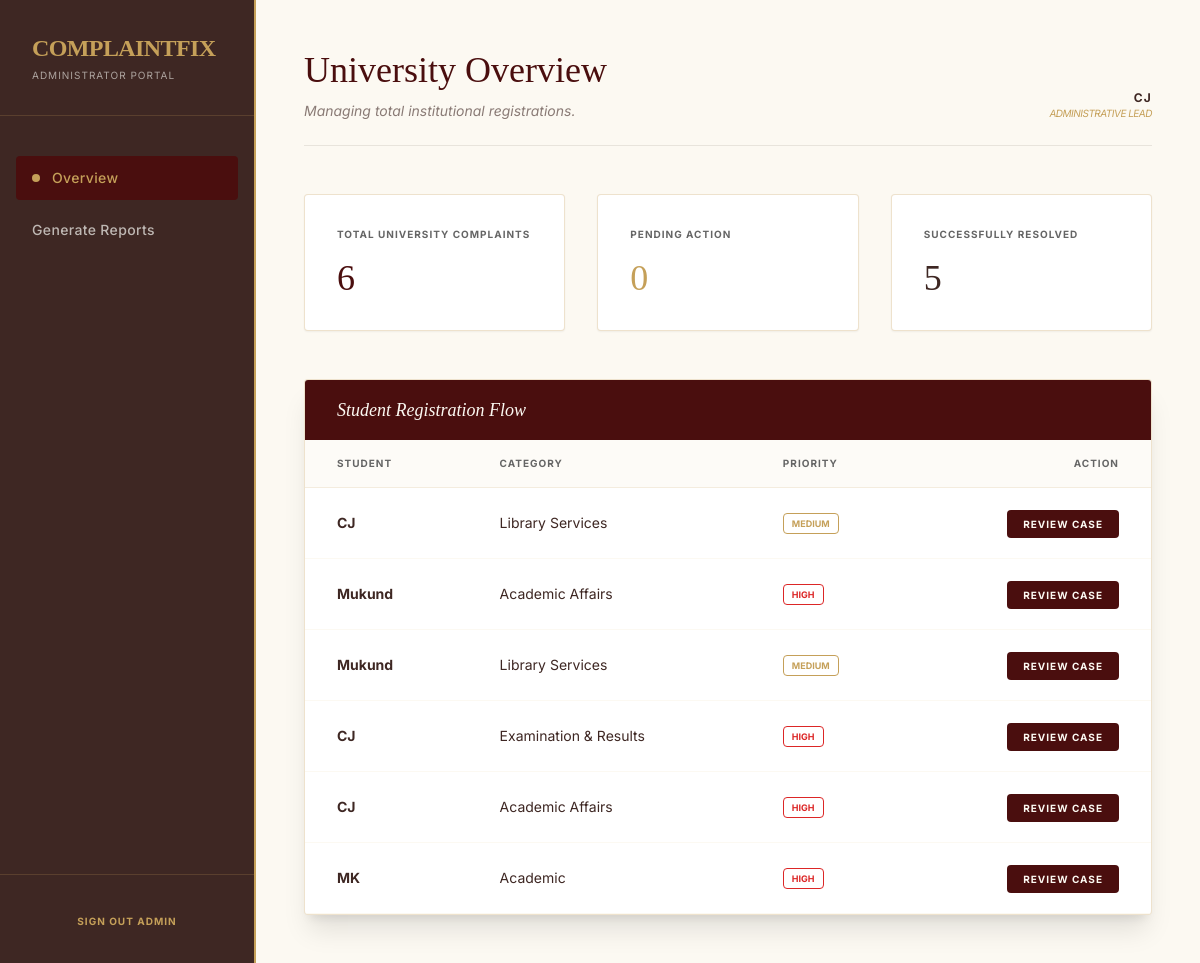
/admin_dashboard.php (signed in), run on the app's committed database.
### tables this page shows
CREATE TABLE `complaints` (
  `complaint_id` int(11) NOT NULL,
  `user_id` int(11) DEFAULT NULL,
  `category` varchar(100) NOT NULL,
  `subject` varchar(150) DEFAULT NULL,
  `description` text NOT NULL,
  `location` varchar(100) DEFAULT NULL,
  `priority` enum('Low','Medium','High') DEFAULT 'Medium',
  `status` enum('Pending','In Progress','Resolved') DEFAULT 'Pending',
  `created_at` date NOT NULL,
  `conclusion` text DEFAULT NULL
);

CREATE TABLE `users` (
  `user_id` int(11) NOT NULL,
  `name` varchar(100) NOT NULL,
  `email` varchar(100) NOT NULL,
  `password` varchar(255) NOT NULL,
  `student_id` varchar(20) DEFAULT NULL,
  `phone_no` varchar(15) DEFAULT NULL,
  `department` varchar(100) DEFAULT NULL,
  `academic_year` varchar(20) DEFAULT NULL,
  `created_at` datetime DEFAULT current_timestamp(),
  `role` varchar(20) DEFAULT 'student'
);

### admin_dashboard.php (the view, shortened to what this page needs)
<?php
include 'db.php';
$stats_query = "SELECT
    COUNT(*) as total,
    SUM(CASE WHEN status = 'Pending' THEN 1 ELSE 0 END) as pending,
    SUM(CASE WHEN status = 'Resolved' THEN 1 ELSE 0 END) as resolved
    FROM complaints";
$stats = $conn->query($stats_query)->fetch_assoc();
$all_query = "SELECT c.*, u.name as student_name FROM complaints c
              JOIN users u ON c.user_id = u.user_id
              ORDER BY c.complaint_id DESC";
$complaints = $conn->query($all_query);
?>
<!DOCTYPE html>
<html lang="en">
<head>
    <script src="https://cdn.tailwindcss.com"></script>
</head>
<body class="flex min-h-screen">
    <aside class="w-64 sidebar text-[#F5F5F0] fixed h-full flex flex-col">
        <div class="p-8 border-b border-[#C5A059]/20">
            <h1 class="text-2xl font-serif text-[#C5A059] font-bold tracking-tight uppercase">ComplaintFix</h1>
            <p class="text-[10px] uppercase tracking-widest opacity-60 mt-1">Administrator Portal</p>
        </div>
        <nav class="flex-1 py-10 px-4 space-y-2">
            <a href="admin_dashboard.php" class="flex items-center gap-3 px-4 py-3 rounded nav-active">
                <div class="w-2 h-2 rounded-full bg-[#C5A059]"></div>
                <span class="text-sm font-medium tracking-wide">Overview</span>
            </a>
            <a href="admin_reports.php" class="flex items-center gap-3 px-4 py-3 rounded opacity-70 hover:opacity-100 transition-all">
                <span class="text-sm font-medium tracking-wide">Generate Reports</span>
            </a>
        </nav>
        <div class="p-8 border-t border-[#C5A059]/20 text-center">
            <a href="logout.php" class="text-[10px] uppercase tracking-widest font-bold text-[#C5A059] hover:underline">Sign Out Admin</a>
        </div>
    </aside>
    <main class="ml-64 flex-1 p-12">
        <header class="mb-12 border-b pb-6 border-[#3E2723]/10 flex justify-between items-end">
            <div>
                <h2 class="text-4xl font-serif text-[#4A0E0E] leading-tight">University Overview</h2>
                <p class="text-[#3E2723] opacity-60 text-sm italic mt-2">Managing total institutional registrations.</p>
            </div>
            <div class="text-right">
                <p class="text-xs font-bold text-[#3E2723] uppercase tracking-widest"><?php echo $_SESSION['admin_name']; ?></p>
                <p class="text-[10px] text-[#C5A059] uppercase tracking-tighter italic">Administrative Lead</p>
            </div>
        </header>
        <section class="grid grid-cols-1 md:grid-cols-3 gap-8 mb-12">
            <div class="bg-white p-8 rounded shadow-sm border border-[#C5A059]/30">
                <p class="text-[10px] uppercase font-bold opacity-60 tracking-widest mb-4">Total University Complaints</p>
                <p class="text-4xl font-serif text-[#4A0E0E]"><?php echo $stats['total']; ?></p>
            </div>
            <div class="bg-white p-8 rounded shadow-sm border border-[#C5A059]/30">
                <p class="text-[10px] uppercase font-bold opacity-60 tracking-widest mb-4">Pending Action</p>
                <p class="text-4xl font-serif text-[#C5A059]"><?php echo $stats['pending'] ?? 0; ?></p>
            </div>
            <div class="bg-white p-8 rounded shadow-sm border border-[#C5A059]/30">
                <p class="text-[10px] uppercase font-bold opacity-60 tracking-widest mb-4">Successfully Resolved</p>
                <p class="text-4xl font-serif text-[#3E2723]"><?php echo $stats['resolved'] ?? 0; ?></p>
            </div>
        </section>
        <section class="bg-white border border-[#C5A059]/30 rounded overflow-hidden shadow-xl">
            <div class="bg-[#4A0E0E] px-8 py-4"><h3 class="text-[#FCF9F2] font-serif italic text-lg">Student Registration Flow</h3></div>
            <table class="w-full text-left border-collapse">
                <thead class="bg-[#FCF9F2] border-b border-[#C5A059]/20 text-[10px] uppercase tracking-widest opacity-60">
                    <tr>
                        <th class="px-8 py-4">Student</th>
                        <th class="px-8 py-4">Category</th>
                        <th class="px-8 py-4">Priority</th>
                        <th class="px-8 py-4 text-right">Action</th>
                    </tr>
                </thead>
                <tbody class="text-sm text-[#3E2723]">
                    <?php while($row = $complaints->fetch_assoc()): ?>
                        <tr class="border-b border-[#FCF9F2] hover:bg-[#FCF9F2]/50 transition-colors">
                            <td class="px-8 py-6 font-bold"><?php echo htmlspecialchars($row['student_name']); ?></td>
                            <td class="px-8 py-6"><?php echo $row['category']; ?></td>
                            <td class="px-8 py-6">
                                <span class="text-[9px] font-bold px-2 py-1 rounded border <?php echo ($row['priority'] == 'High' ? 'border-red-600 text-red-600' : 'border-[#C5A059] text-[#C5A059]'); ?>">
                                    <?php echo strtoupper($row['priority']); ?>
                                </span>
                            </td>
                            <td class="px-8 py-6 text-right">
                                <a href="admin_view_complaint.php?id=<?php echo $row['complaint_id']; ?>" class="bg-[#4A0E0E] text-[#FCF9F2] text-[10px] font-bold px-4 py-2 rounded uppercase tracking-widest hover:opacity-90">Review Case</a>
                            </td>
                        </tr>
                    <?php endwhile; ?>
                </tbody>
            </table>
        </section>
    </main>
</body>
</html>

### admin_dashboard.php (style rules this page uses)
body { font-family: 'Inter', sans-serif; background-color: #FCF9F2; }
.font-serif { font-family: 'Georgia', serif; }
.sidebar { background-color: #3E2723; border-right: 2px solid #C5A059; }
.nav-active { background-color: #4A0E0E; color: #C5A059; }

### data on the page
complaints: user.name "CJ", category "Library Services", priority "MEDIUM"
complaints: user.name "Mukund", category "Academic Affairs", priority "HIGH"
complaints: user.name "Mukund", category "Library Services", priority "MEDIUM"
complaints: user.name "CJ", category "Examination & Results", priority "HIGH"
complaints: user.name "CJ", category "Academic Affairs", priority "HIGH"
complaints: user.name "MK", category "Academic", priority "HIGH"

### other printed values
$_SESSION['admin_name'] "CJ"
$stats['total'] "6"
$stats['pending'] "0"
$stats['resolved'] "5"
